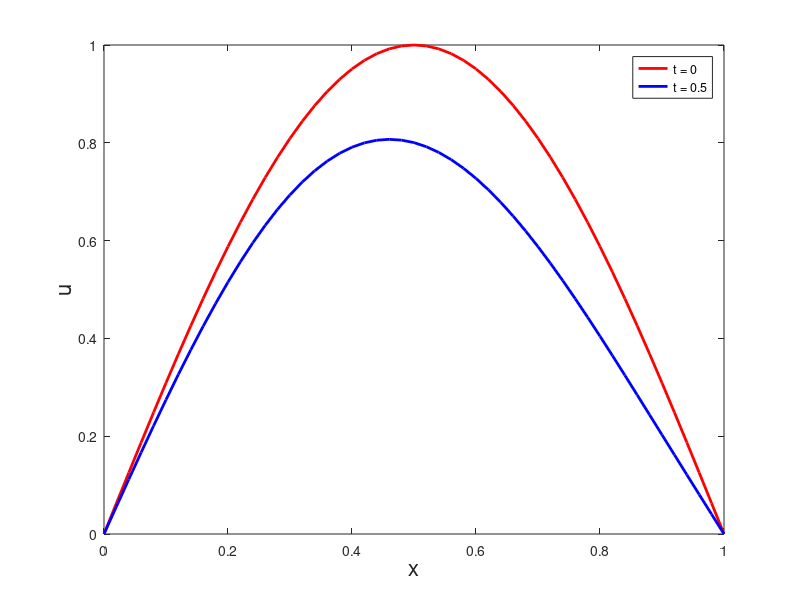

Here is the MATLAB script that generated this plot:
% HW14 Problem 1
%
% Solve the IBVP using 14.10

%% parameters
pb = 0; % whether to plot intermediate solution
t0 = 0;
tf = 0.5;
h = 0.02; % one at a time!
k = h/8;
r = k/h^2;
% domain
x = (0:h:1)';
xmids = x(2:end-1);
M = length(x); 
t = (t0:k:tf)';
% alpha, gamma, beta
% take scalar t, vector x
% return vector of function values
a = @(t,x) 1+x;
g = @(t,x) ones(1,length(x));
be = @(t,x) -x.^2./(1+t^2);
% initial distribution
u0 = sin(pi.*x);
% boundaries
g0 = 0.*t;
g1 = 0.*t;
u = u0;

%% solving loop

if pb
    figure(130401); % for watching solution
    plot(x,u0);
    hold on;
end

for i=2:length(t)
    % reset A,B entirely (really just need the mid diagonal for this
    % alpha,beta,gamma combo though)
    A = spdiags(ones(M-2,1)-k/2*be(t(i),xmids+h/2)+r.*a(t(i),xmids+h/2)-r.*a(t(i),xmids-h/2),0,M-2,M-2)+...
        spdiags([0;-r/2.*a(t(i),xmids(1:end-1)+h/2)+r/2*a(t(i),xmids(1:end-1)-h/2)],1,M-2,M-2)+...
        spdiags(-r/2.*a(t(i),xmids+h/2)+r/2*a(t(i),xmids-h/2),-1,M-2,M-2);
    B = spdiags(ones(M-2,1)+k/2*be(t(i),xmids+h/2)-r.*a(t(i),xmids+h/2)+r.*a(t(i),xmids-h/2),0,M-2,M-2)+...
        spdiags([0;r/2.*a(t(i),xmids(1:end-1)+h/2)-r/2*a(t(i),xmids(1:end-1)-h/2)],1,M-2,M-2)+...
        spdiags(r/2.*a(t(i),xmids+h/2)-r/2*a(t(i),xmids-h/2),-1,M-2,M-2);
    % set b (zero BC so all zeros)
    b = zeros(M-2,1);
    % solve the system for U (Eq 13.9)
    unew = A\(B*u(2:end-1)+b);
    % check minimax prinicple
    if max(unew) > max(u0)
        fprintf('your solution is behaving badly\n')
        break
    end
    u = [g0(i);unew;g1(i)];
    % watch the diffusion
    if pb
        plot(x,u);
        pause(.1);
    end
end


%% plotting
figure(14020101);
clf;
plot(x,u0,'r','LineWidth',2);
hold on;
plot(x,u,'b','LineWidth',2);
xlabel('x','FontSize',16);
ylabel('u','FontSize',16);
legend({'t = 0','t = 0.5'});